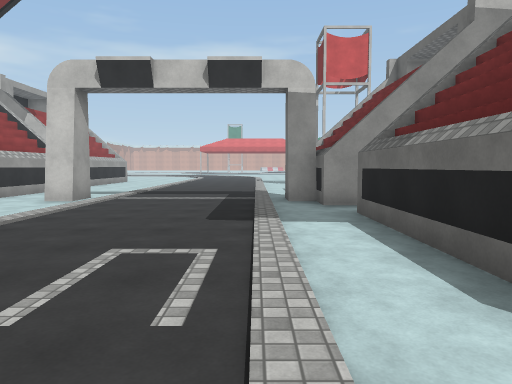
[1] (above)

24 first-person views from a walk through a scene from a Unity 3-D project. The camera is 1.5 m above the floor, tilts 4° down and sees 70° across. The floor is counted in squares, 2 m on a side. Each view is taken from the middle of a square. On the plan, view 1 faces up. The plan holds only what a view shows up to about 11 squares ahead; the rest is blank. The place goes on beyond the plan. Some surface patterns are stand-ins.

[2]
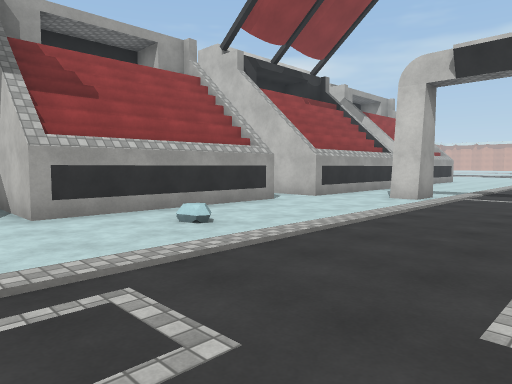

[3]
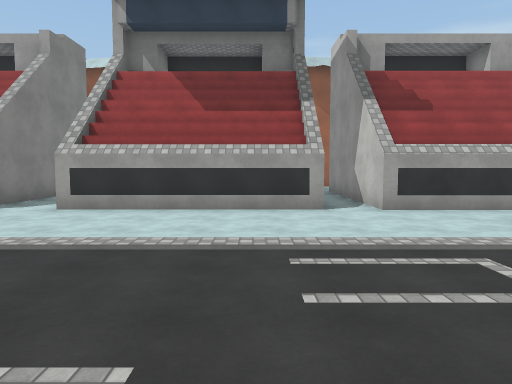

[4]
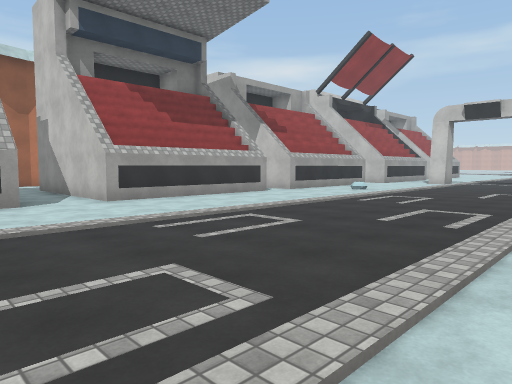

[5]
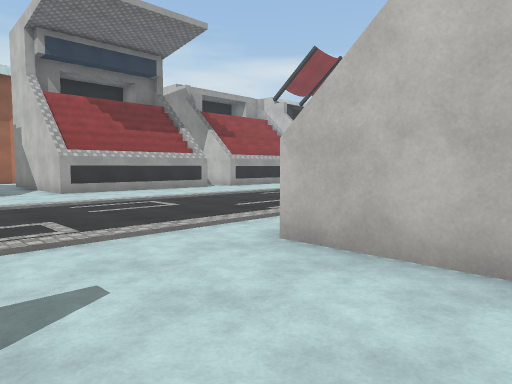

[6]
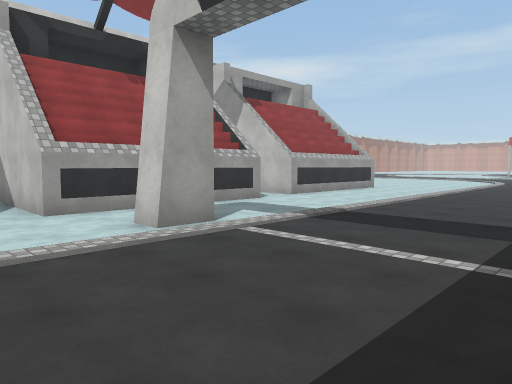

[7]
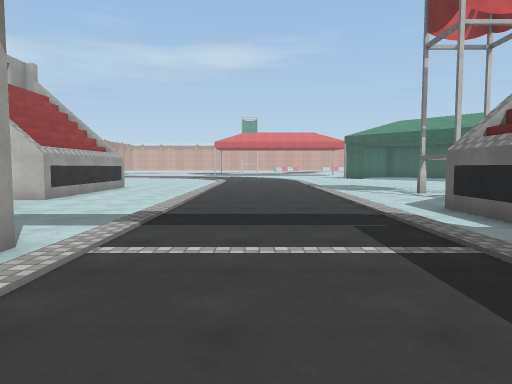

[8]
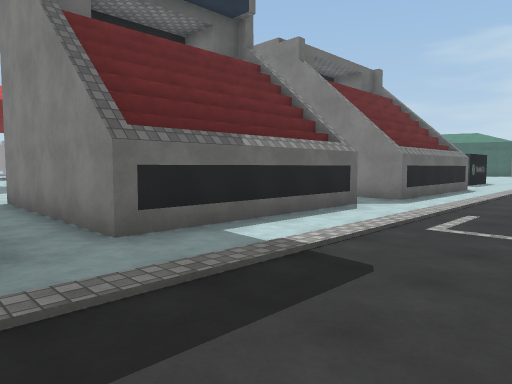

[9]
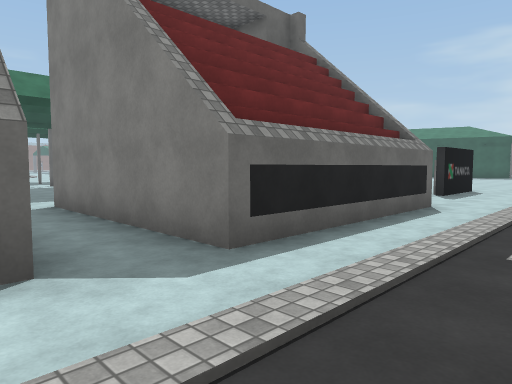

[10]
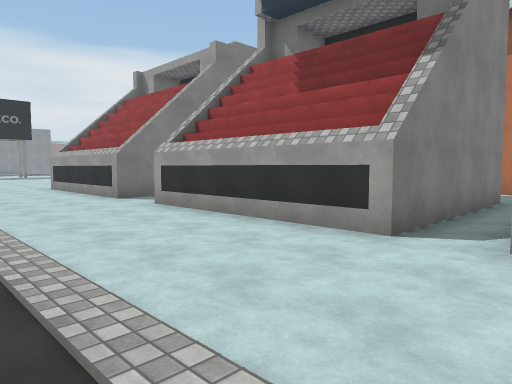

[11]
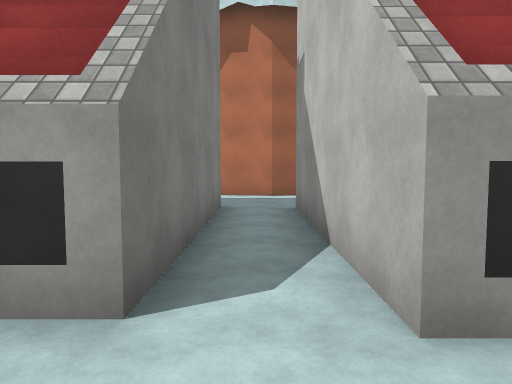

[12]
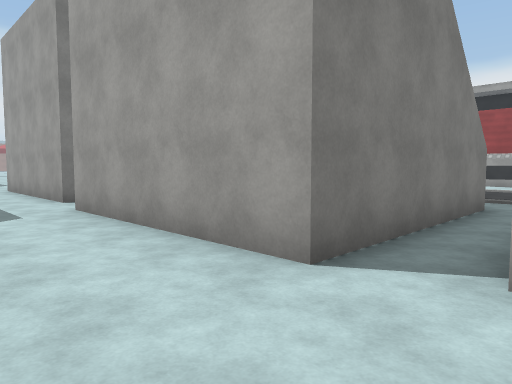

[13]
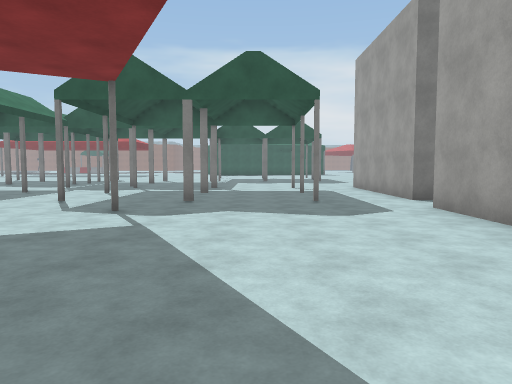

[14]
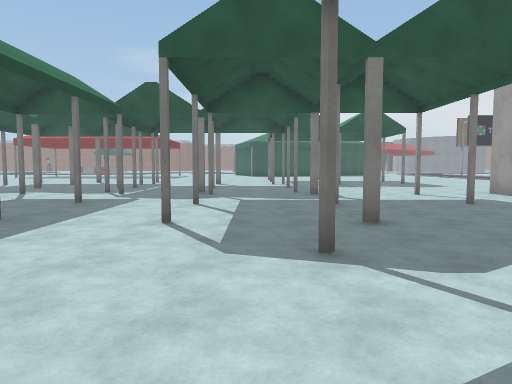

[15]
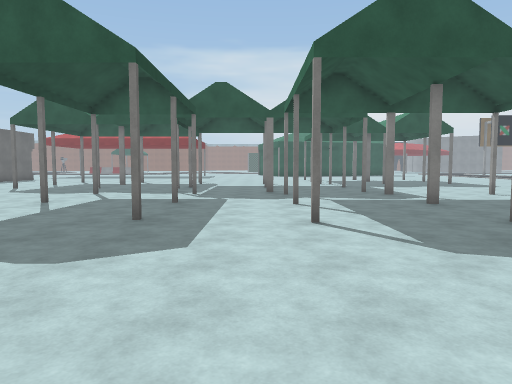

[16]
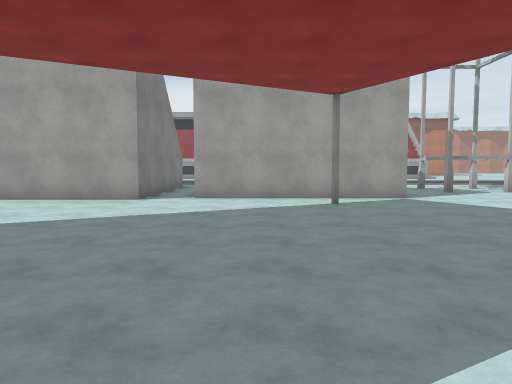

[17]
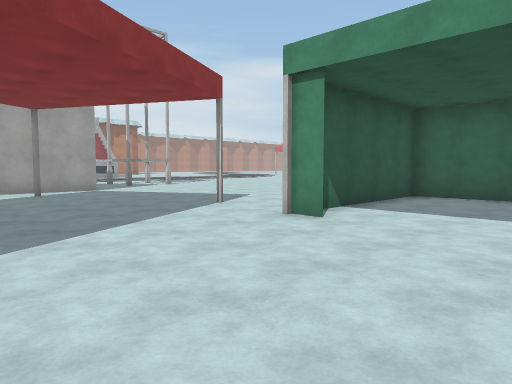

[18]
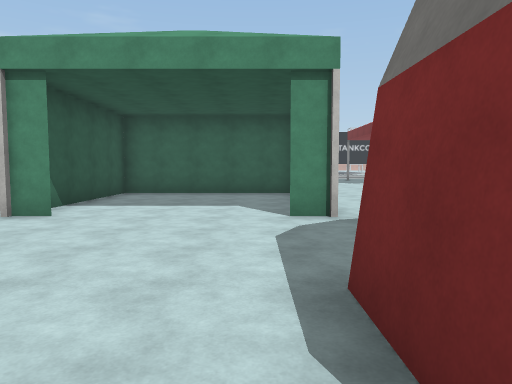

[19]
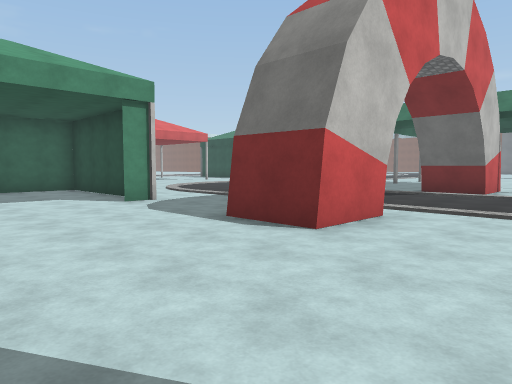

[20]
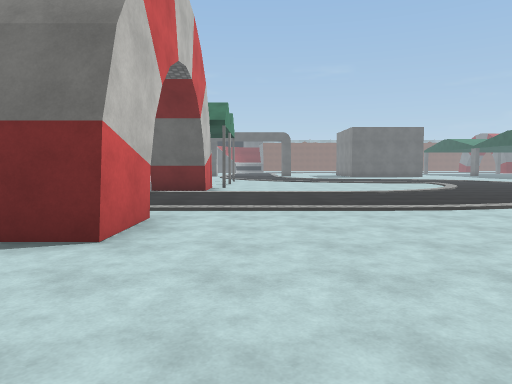

[21]
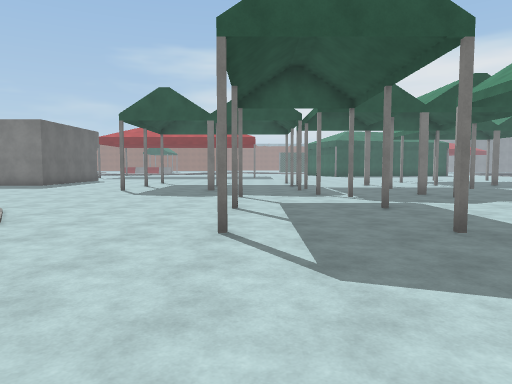

[22]
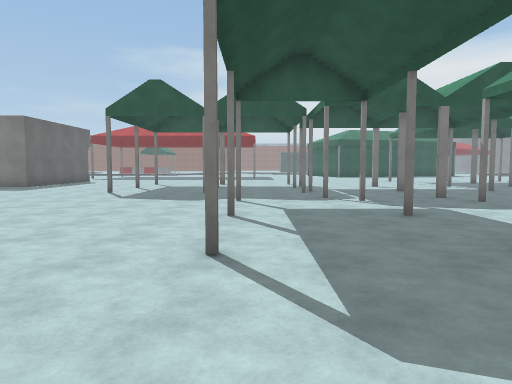

[23]
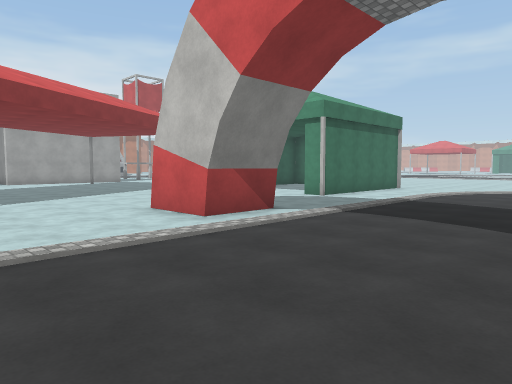

[24]
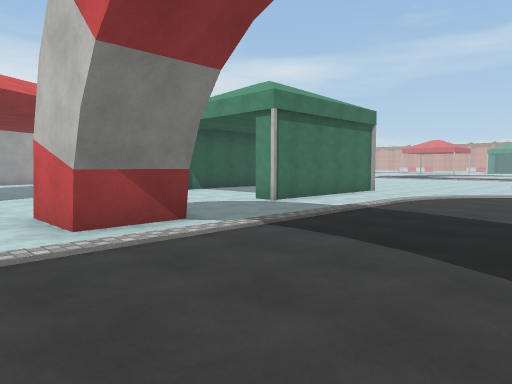

### Floor plan
Key: @ floor where view 1 was taken; # wall or solid block; . main floor; : floor 0.5 m higher than the main floor; O other object.
Columns run from 15 left of view 1 to 26 right of it. Each row starts with its distance up from view 1.
 17         #..........          ######....
 16         #.........##.        #....#....
 15        ##......... #...  ... #....#....
 14         .......... ..........#....#.....
 13         ..........  .......#.#....#.....
 12         #........#   #..................
 11         #........#   #.#................
 10         #........    #...................
  9         #.#.....##   #............##.....#
  8 #...#####........#   #............##.....#
  7 #.........................................
  6 #...#####........#####...................
  5         #........#   #....... ...........
  4         #........#   #.......... ........
  3         #.:......#   #...................
  2     #####........#   #.....#..............
  1     ......................................
  0 #...#####......@.#####..#.#..#..#.#.......
 -1         #........#   #................. ..
 -2         #........#   #..#.#..#.........
 -3         #........#   #..........#.#.....
 -4     #####........#   #...................
 -5     .............##  #..#.#..#..#.#......
 -6      ...............  .....#..#...........
 -7      ####...........       ......#.#..#...
 -8         #..  ....O..       ........ ......

Positions as (right, up) in squares from view 1, and headings:
1: (0, 0), facing up
2: (-1, 0), facing up-left
3: (0, -1), facing left
4: (1, -8), facing up-left
5: (4, -8), facing up-left
6: (0, 6), facing up-left
7: (-2, 6), facing up
8: (-2, 8), facing down-right
9: (-1, 2), facing down-right
10: (-3, 2), facing down-left
11: (-5, 7), facing left
12: (9, 8), facing down-left
13: (10, 8), facing down
14: (13, 5), facing down
15: (15, 5), facing down
16: (15, 9), facing left
17: (18, 8), facing up-left
18: (18, 7), facing up
19: (15, 5), facing up-right
20: (15, 6), facing right
21: (19, 4), facing down
22: (19, 3), facing down
23: (25, 4), facing up-left
24: (25, 6), facing up-left
